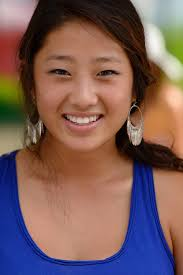
#> input picture CV/chinese-1.jpeg, 183 x 275 px
$ python features.py
#> lines starting #> are read from the running program, lines starting #| are printed output that depends on the picture
import cv2
import matplotlib.image as img
import matplotlib.pyplot as plt
import numpy as np
image = img.imread('chinese-1.jpeg')
#> image is the input picture: shape (275, 183, 3); mean R, G, B 121.9, 92.4, 89.6
image = cv2.cvtColor(image, cv2.COLOR_BGR2HSV)
#> image: shape (275, 183, 3); mean H, S, V 92.1, 143.3, 143
hist  = cv2.calcHist([image], [0, 1, 2], None, [8, 8, 8], [0, 256, 0, 256, 0, 256])
plt.plot(range(0,8), hist[0,0,:])
plt.show()
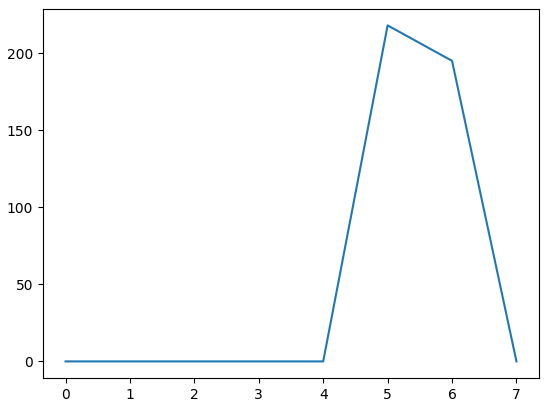
#> figure drawn by matplotlib, 1 panel
cv2.normalize(hist, hist)

$ run again, with CV/1.jpeg copied over CV/chinese-1.jpeg
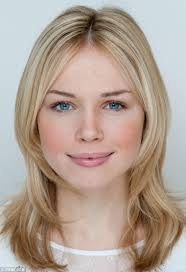
#> input picture CV/1.jpeg, 186 x 272 px
#> image is the input picture: shape (272, 186, 3); mean R, G, B 177.5, 160.3, 147.9
#> image: shape (272, 186, 3); mean H, S, V 86.6, 59.4, 181.5
#> `plt.show()`:
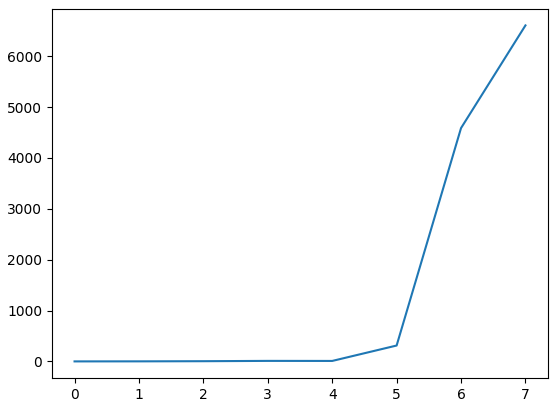
#> figure drawn by matplotlib, 1 panel

$ run again, with CV/27.jpeg copied over CV/chinese-1.jpeg
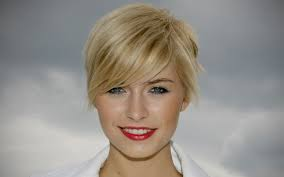
#> input picture CV/27.jpeg, 284 x 177 px
#> image is the input picture: shape (177, 284, 3); mean R, G, B 150.1, 143.5, 135.6
#> image: shape (177, 284, 3); mean H, S, V 53.7, 37.9, 153.5
#> `plt.show()`:
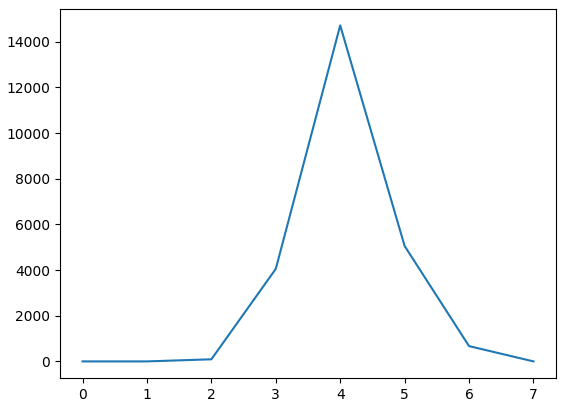
#> figure drawn by matplotlib, 1 panel

$ run again, with CV/28.jpeg copied over CV/chinese-1.jpeg
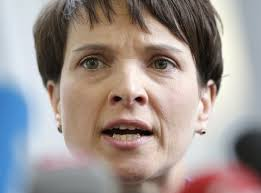
#> input picture CV/28.jpeg, 261 x 193 px
#> image is the input picture: shape (193, 261, 3); mean R, G, B 158.6, 147.6, 144
#> image: shape (193, 261, 3); mean H, S, V 83.1, 58.3, 168.3
#> `plt.show()`:
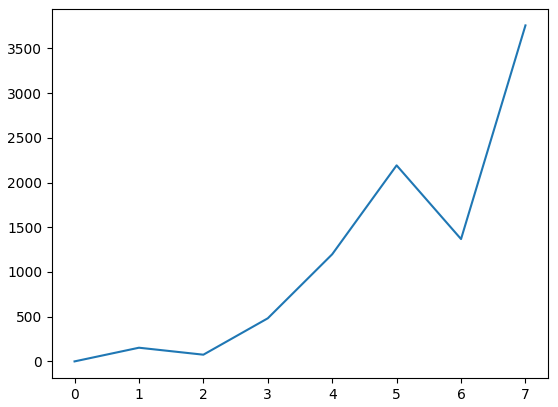
#> figure drawn by matplotlib, 1 panel
